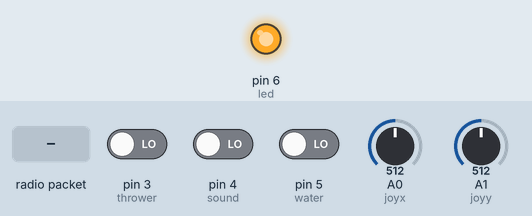
This sketch was run on a simulated Arduino Uno, built with avr-gcc and run on an emulated ATmega328P. Parts: output pins drawn as LEDs (lit = HIGH). The test bench sets the inputs (shaded band); at power-on: pin 3 (thrower) LOW, pin 4 (sound) LOW, pin 5 (water) LOW, A0 (joyx) = 512, A1 (joyy) = 512. No radio packets arrive unless stated; what the sketch prints to the serial monitor is not drawn.

Above: at 0.1 s.
1.3 s: radio packet "1" arrives
Timing chart, 0 to 4.3 s (numbered marks = the images above; inputs shaded):
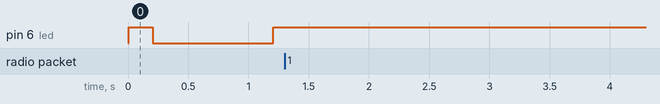

Measured:
- after the input at 1.3 s, pin 6 (led): stops changing and stays HIGH

The sketch:

Transmitter_remote.ino
```cpp
#include "RF24.h"

RF24 radio(7, 8);

byte addresses[][6] = {"0001","0002"};
const int led=6;
const int joyx=A0;
const int joyy=A1;
const int water=5;
const int sound=4;
const int thrower=3;
bool buttonstate=LOW;
struct Datatosend {
 int valuex;
 int valuey;
 int w_p;
 int s_p;
 int t_p;
};
void configureRadio() {

  radio.begin();
  radio.setPALevel(RF24_PA_LOW);

  radio.openWritingPipe(addresses[1]);
  radio.openReadingPipe(1,addresses[0]);
  radio.startListening();

}

uint32_t configTimer =  millis();

void setup() {
  Serial.begin(9600);
  pinMode(led,OUTPUT);
  pinMode(joyx,INPUT);
  pinMode(joyy,INPUT);
  pinMode(water,INPUT);
  pinMode(sound,INPUT);
  pinMode(thrower,INPUT);
  configureRadio();
}

void loop() {
  Datatosend Data;
  Data.valuex=analogRead(joyx);
  Data.valuey=analogRead(joyy);
  Data.w_p=debounce(buttonstate,water);
  Data.s_p=debounce(buttonstate,sound);
  Data.t_p=debounce(buttonstate,thrower);
  digitalWrite(led,HIGH);
  if (radio.failureDetected) {
    radio.failureDetected = false;
    delay(250);
    Serial.println("Radio failure detected, restarting radio");
    configureRadio();
  }

  if (millis() - configTimer > 5000) {
    configTimer = millis();
    if (radio.getDataRate() != RF24_1MBPS) {
      radio.failureDetected = true;
      Serial.print("Radio configuration error detected");
    }
  }

  radio.stopListening();

    int value=5;
    if (!radio.write(&Data, sizeof(Data)))
    {
      Serial.println("failed");

    }
    radio.startListening();

    unsigned long started_waiting_at = micros();
    bool timeout = false;

    while (!radio.available())

    {
      if (micros() - started_waiting_at > 200000 )
      {
        timeout = true;
        break;
      }
    }

    if (timeout) {
      digitalWrite(led,LOW);
      Serial.println("Failed, response timed out.");
    }
    else
    {
  uint32_t failTimer = millis();
      while (radio.available())
      {
        if (millis() - failTimer > 250)
        {
          radio.failureDetected = true;
          Serial.println("Radio available failure detected");
          break;
        }

      }
}
delay(1000);
}

boolean debounce(boolean state,int buttonpin)
{
  boolean stateNow = digitalRead(buttonpin);
  if(state!=stateNow)
  {
    delay(20);
    stateNow = digitalRead(buttonpin);
  }
  return stateNow;

}
```
